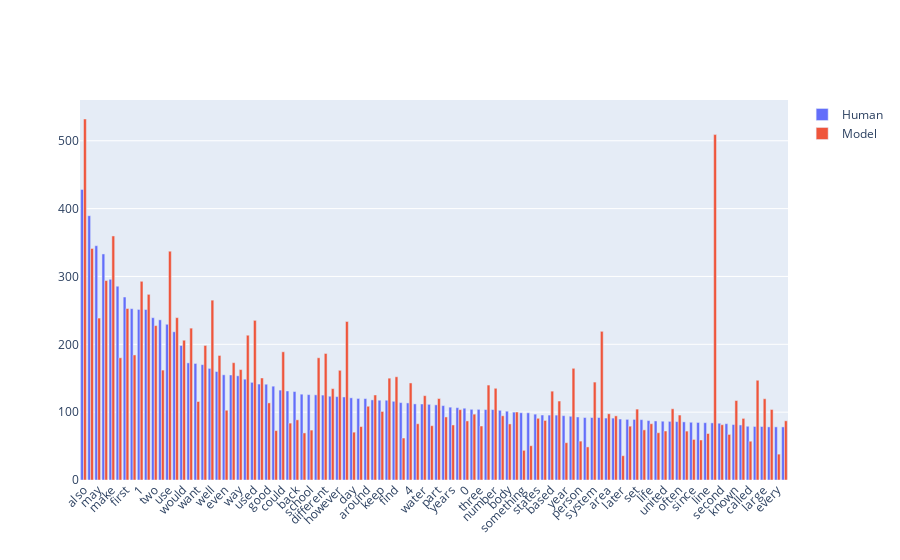

This figure's notebook cell:
### Code cell
# plot radnom 20 words from the corpus and their count in cnt_HUMAN and cnt_MODEL with the help of plotly

import random

random_words = random.sample(list(cnt_HUMAN), 100)
random_words
k = cnt_HUMAN.most_common(10)

#make list of k 
k = []
for i in range(100):
    k.append(cnt_HUMAN.most_common(100)[i][0])

random_words = k
# cnt_HUMAN[random_words[0]]
# cnt_MODEL[random_words[0]]

# mkae a plot of the random words 100  and their count in cnt_HUMAN and cnt_MODEL with the help of plotlye
fig = go.Figure()
fig.add_trace(go.Bar(x=random_words, y=[cnt_HUMAN[i] for i in random_words], name='Human'))
fig.add_trace(go.Bar(x=random_words, y=[cnt_MODEL[i] for i in random_words], name='Model'))


fig.add_trace

fig.update_layout(barmode='group', xaxis_tickangle=-45)
fig.show()

### Figure 1 — Plotly figure (JSON) as saved in the notebook; plotly's stock layout.template omitted (floating-point values rounded to 4 significant figures)
{"data": [{"name": "Human", "type": "bar", "x": ["also", "one", "may", "time", "make", "like", "first", "people", "1", "new", "two", "get", "use", "2", "would", "work", "want", "need", "well", "many", "even", "3", "way", "help", "used", "take", "good", "see", "could", "much", "back", "try", "school", "sure", "different", "high", "however", "using", "day", "go", "around", "5", "keep", "state", "find", "might", "4", "know", "water", "american", "part", "example", "years", "right", "0", "long", "three", "world", "number", "best", "body", "made", "something", "things", "states", "look", "based", "place", "year", "show", "person", "feel", "system", "important", "area", "10", "later", "end", "set", "another", "life", "city", "united", "small", "often", "still", "since", "think", "line", "paper", "second", "give", "known", "order", "called", "including", "large", "start", "every", "6"], "y": [428.3, 389.6, 345.3, 333.2, 295.8, 285.6, 269.7, 252.5, 251.4, 251.3, 239.2, 236.1, 229.5, 218.5, 198.3, 172.6, 171.8, 170.1, 164.5, 159.8, 155.1, 154.8, 153.6, 148.6, 143.9, 141.4, 141.2, 138.3, 132.5, 131.2, 130.4, 126.5, 125.8, 125.5, 125.2, 123.5, 122.9, 122.4, 121.1, 120.2, 120.0, 118.1, 117.6, 117.6, 116.0, 114.1, 113.6, 112.2, 112.0, 111.5, 110.8, 109.6, 107.4, 106.6, 105.8, 104.2, 104.1, 103.8, 103.8, 102.7, 101.4, 100.0, 99.12, 99.06, 97.06, 95.79, 95.68, 95.65, 94.79, 93.91, 92.89, 92.05, 92.04, 92.02, 91.29, 91.23, 89.86, 89.37, 89.31, 88.95, 87.57, 87.02, 86.65, 86.41, 86.04, 85.67, 85.09, 84.8, 84.47, 84.17, 83.67, 83.01, 81.75, 81.13, 79.21, 78.91, 78.82, 78.32, 78.32, 78.26]}, {"name": "Model", "type": "bar", "x": ["also", "one", "may", "time", "make", "like", "first", "people", "1", "new", "two", "get", "use", "2", "would", "work", "want", "need", "well", "many", "even", "3", "way", "help", "used", "take", "good", "see", "could", "much", "back", "try", "school", "sure", "different", "high", "however", "using", "day", "go", "around", "5", "keep", "state", "find", "might", "4", "know", "water", "american", "part", "example", "years", "right", "0", "long", "three", "world", "number", "best", "body", "made", "something", "things", "states", "look", "based", "place", "year", "show", "person", "feel", "system", "important", "area", "10", "later", "end", "set", "another", "life", "city", "united", "small", "often", "still", "since", "think", "line", "paper", "second", "give", "known", "order", "called", "including", "large", "start", "every", "6"], "y": [532.1, 341.2, 238.7, 294.0, 359.7, 180.1, 252.8, 184.3, 292.8, 273.6, 227.6, 162.0, 337.2, 239.3, 206.0, 223.8, 115.7, 198.3, 265.1, 183.6, 102.8, 172.9, 162.7, 213.4, 235.3, 150.4, 113.6, 72.83, 188.9, 83.84, 88.66, 69.37, 73.58, 180.1, 186.5, 134.7, 161.7, 233.6, 70.53, 78.78, 108.7, 125.3, 101.1, 150.1, 152.1, 61.86, 143.0, 82.92, 124.3, 80.05, 120.1, 92.93, 81.12, 103.7, 87.08, 97.05, 79.58, 139.9, 135.2, 94.66, 82.67, 100.2, 43.77, 50.53, 90.96, 87.79, 130.9, 116.4, 54.96, 164.6, 57.32, 48.75, 144.3, 219.1, 97.61, 94.51, 35.8, 79.32, 104.5, 73.86, 82.93, 69.65, 72.21, 105.0, 95.75, 72.09, 59.77, 58.97, 68.54, 509.1, 81.5, 67.17, 117.1, 90.8, 57.16, 147.0, 119.8, 103.9, 38.13, 87.24]}], "layout": {"barmode": "group", "xaxis": {"tickangle": -45}}}
